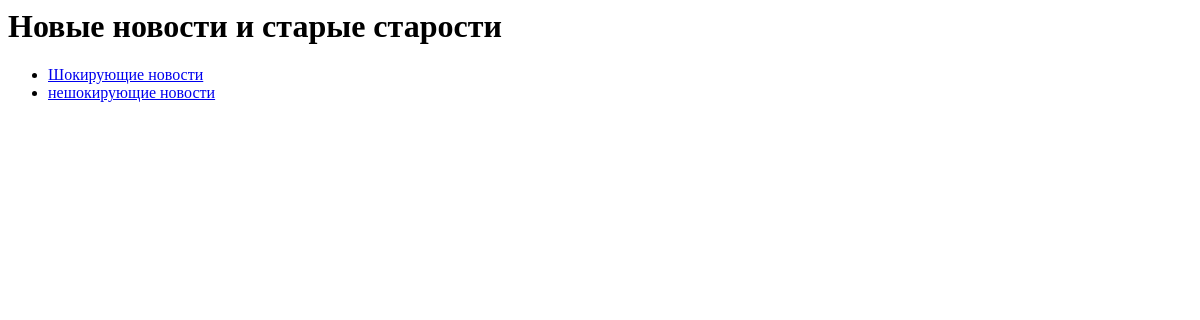
/news/news_list/, run on an earlier commit of the app's database.
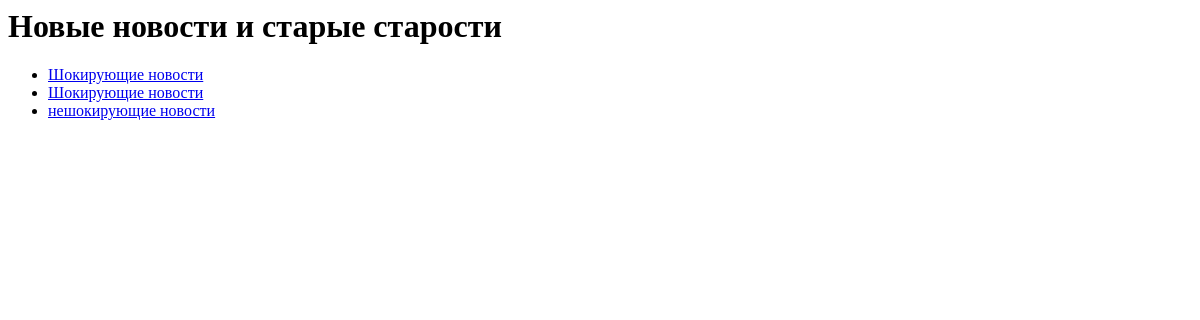
And on a later commit of the database.
### news/models.py (models this page shows, shortened)
class NewsModel(models.Model):
    title = models.CharField(max_length=20)
    content = models.TextField()
    date_created = models.DateField()
    date_redacted = models.DateField()
    flag_active = models.BooleanField()
    class Meta:
        db_table = 'newsmodel'
        ordering = ['date_created']

### news/views.py (the view)
# urls.py: path('news_list/', All_news.as_view(), name='Список всех новостей на сегодня'),
class All_news(ListView):
    model = NewsModel
    template_name = 'news/all_news.html'
    context_object_name = 'news_list'

### news/templates/news/all_news.html
<html>
<h1>Новые новости и старые старости</h1>
{% if news_list %}
<ul>
    {% for new in news_list %}
    <li>
        <a href = "{{new.id}}">{{new.title}} </a>
    </li>
    {%endfor%}
</ul>
{% else %}
<p>Объявлений нет</p>
{% endif %}
</html>

What changed in the data, as far as the page shows it:
added NewsModel: title "Шокирующие новости"
